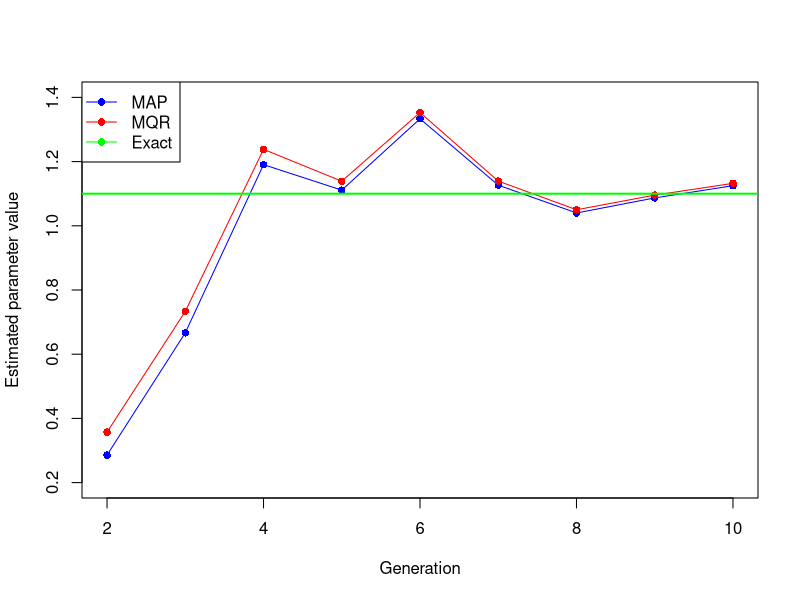
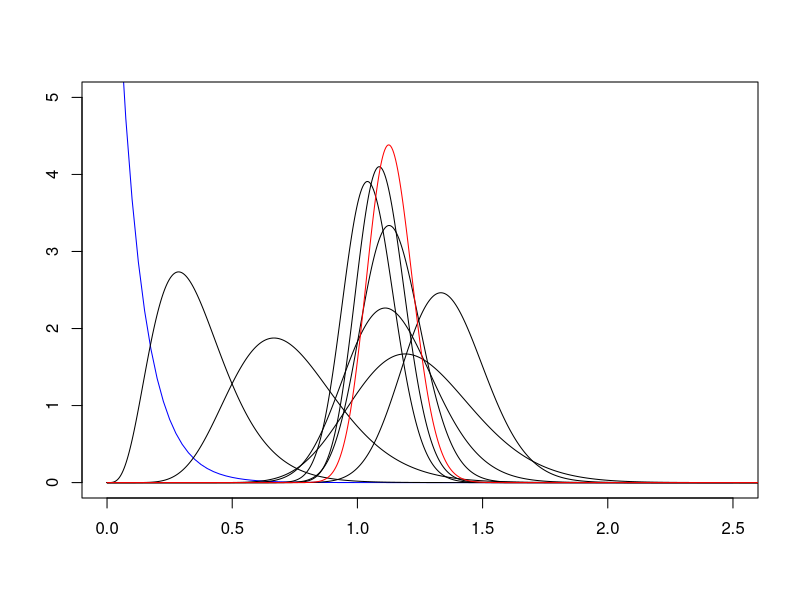
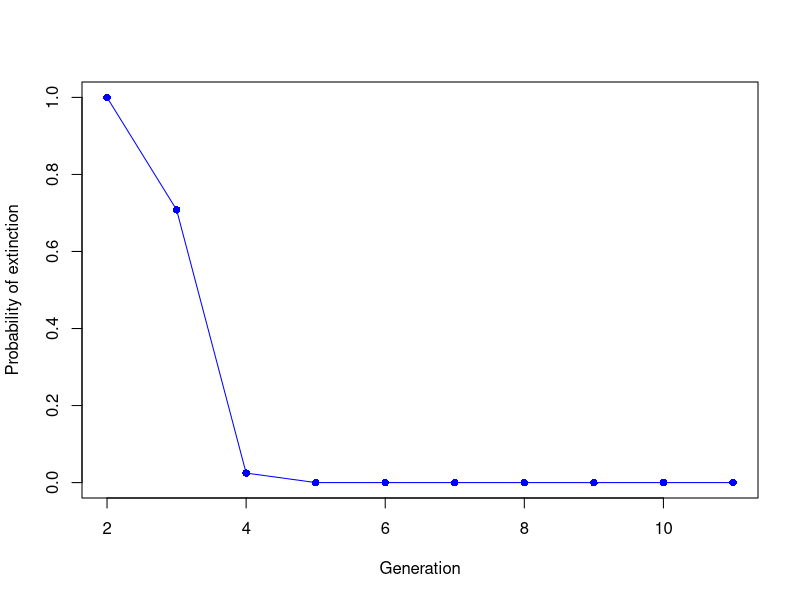
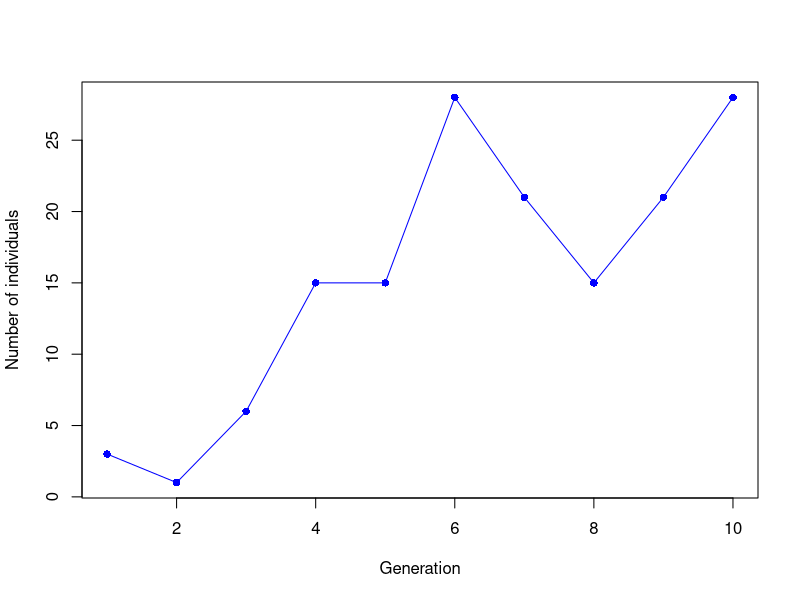
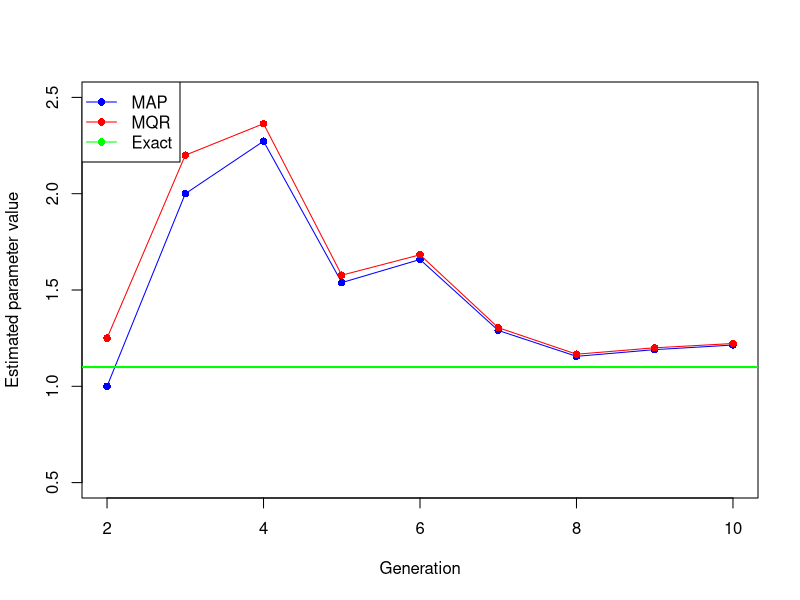
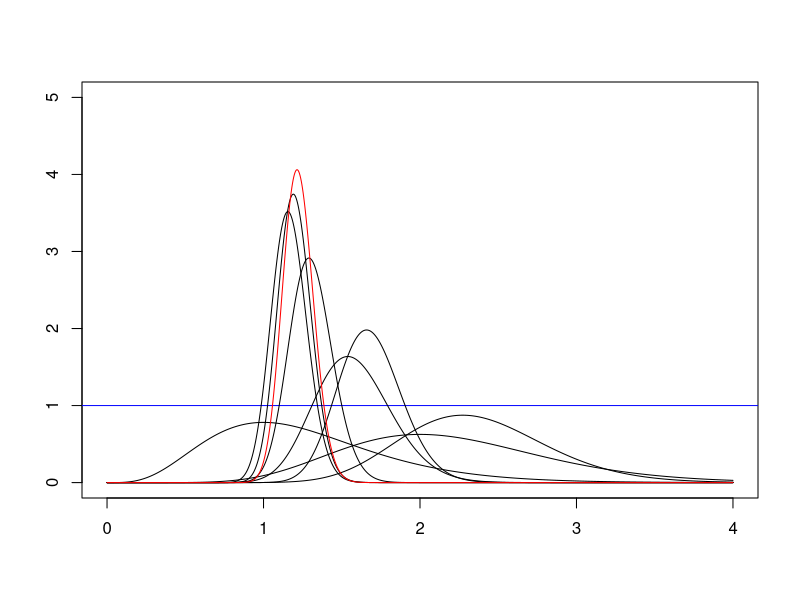
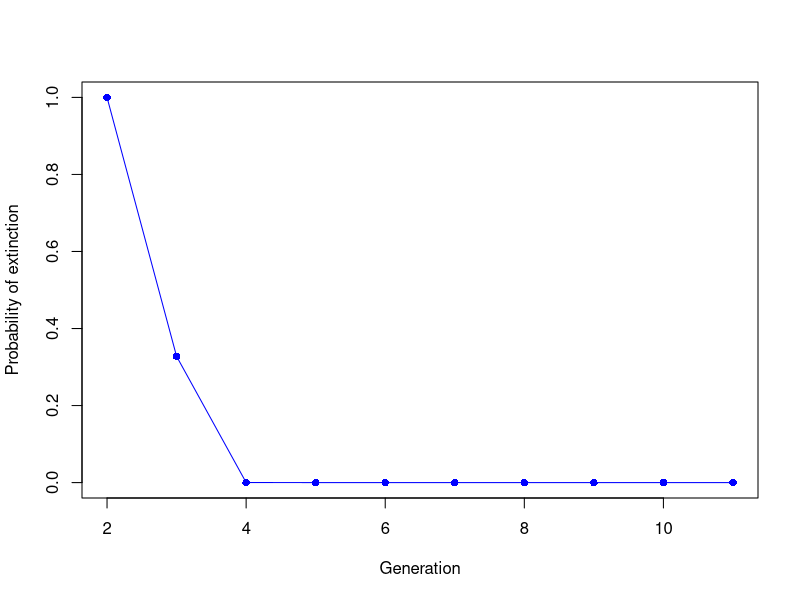
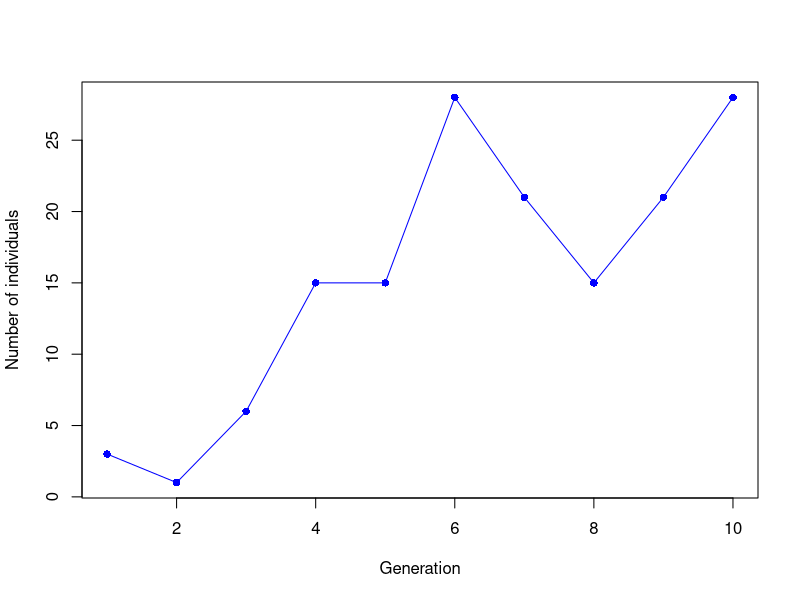

Here is the R script that generated these plots, in order:
####################################################################
# This script can be used to replicate the simulation study in the
# paper "Modeling Galton-Watson Processes Using Bayesian Networks"
####################################################################


# Simulation of a Galton-Watson tree
generate_gw_tree <- function(offspring_distribution = rpois, 
                             param = 1, 
                             max_generations = 10) {
  tree <- list()
  tree[[1]] <- list(id = 1, parent = 0)  # Root
  generations = list()
  id_current <- 2
  current_generation <- list(1)  # IDs of the current generation
  
  for (gen in 1:max_generations) {
    new_generation <- list()
    for (id_parent in current_generation) {
      n_children <- offspring_distribution(1, param)  # Number of children
      if (n_children > 0) {
        for (i in 1:n_children) {
          tree[[id_current]] <- list(id = id_current, parent = id_parent)
          new_generation <- c(new_generation, id_current)
          id_current <- id_current + 1
        }
      }
    }
    if (length(new_generation) == 0) break  # Extinction
    current_generation <- new_generation
    generations[[gen]] = new_generation
  }
  
  # Use this line to return the generations
  return(generations)
}



#
# This function generates a sample of size n of values of Z
# with a given offspring distribution
#
generate_sample = function(n,off_dist,param_value) {
  z = 0
  
  while (length(z) < 2) {
    tree = generate_gw_tree(offspring_distribution = off_dist, param = param_value, max_generations = n)
    for (i in 1:length(tree)) {
      if (length(tree) > 0) {
        z[i] = sum(1:length(tree[[i]]))
      }
    }
    
    # Note that the size of z can be lower than n if the extinction occurred before n
    # generations
  }
  
  # Now we have to complete vector z with 0's
  l = length(z)
  if (l<n) {
    for (i in (l+1):n) {
      z[[i]] = 0
    }
  }
  return(z)
}



# MODEL 1
# Number of children, Poisson, with Gamma prior
# Generate a sample Z_1,...,Z_n corresponding to the number of individuals in a 
# randomly generated GW tree with n generations

# Number of generations to simulate
k = 10

# Generate the sample of X in each generation
set.seed(2)
offspring_parameter = 1.1
z_large = generate_sample(k,rpois,offspring_parameter)

n=10
z = z_large[1:n]

# Parameters of the prior distribution (gamma)
alpha = 1
beta = 10

z0 = 1

#
# Computation of the posterior distribution.
# The parameters of the posterior, after each generation,
# are stored in arrays new_alpha and new_beta
#
new_alpha = alpha + z[1]
new_beta = beta + z0

# Parameters of the posterior distribution
for (i in 2:length(z)) {
  new_alpha[i] = new_alpha[i-1] +z[i] 
  new_beta[i] = new_beta[i-1] +z[i-1]
}

MCR_estimate = new_alpha / new_beta
MAP_estimate = (new_alpha-1) / new_beta

#
# Plot of the lambda estimates
#

plot(2:10,MAP_estimate[2:10],
     ylim=c(0.2,1.4),
     type = "o",           
     col = "blue",        
     pch = 16,             
     xlab = "Generation",       
     ylab = "Estimated parameter value",       
     main = ""   
)

lines(2:10,MCR_estimate[2:10], type = "o", col = "red", pch = 16)

abline(h = 1.1, col = "green", lwd = 2, lty = 1)
legend("topleft",                               
       legend = c("MAP", "MQR","Exact"),        
       col = c("blue", "red","green"),                
       lty = 1,                               
       pch = 16)      


#
# Plot of the evolution of the posterior distribution of lambda.
# The prior is in blue, the intermediate posteriors in black, and the
# final posterior in red.
#
curve(dgamma(x,alpha,beta),0,2.5,ylim=c(0,5),col="blue",xlab="",ylab="")

for (i in 2:(length(z)-1)) {
  curve(dgamma(x,new_alpha[i],new_beta[i]),0,4,add=T,n=1000)
}
curve(dgamma(x,new_alpha[length(z)],new_beta[length(z)]),0,4,add=T,n=1000,col="red")

# Probability of extinction at generation N
extinction_probability_poisson_model_1 = function(N,z0,z,alpha,beta) {
  A = beta + z0 + sum(z[1:(N-2)])
  B = alpha + sum(z[1:(N-1)])
  C = beta + z0 + sum(z[1:(N-1)])
  ext_prob = (A / C)^B
  return(ext_prob)
}

ep = 1
for (j in 2:(n+1)) {
  ep[j] = extinction_probability_poisson_model_1(j,z0,z,alpha,beta)
  cat('Prob. of extinction at generation ',j,' : ',ep[j],'\n')
}

# Evolution of the extinction probability
plot(2:11,ep[2:11],
     type = "o",           
     col = "blue",        
     pch = 16,             
     xlab = "Generation",       
     ylab = "Probability of extinction",       
     main = ""   
)

# Evolution of the number of individuals
plot(1:10,z[1:10],
     type = "o",           
     col = "blue",        
     pch = 16,             
     xlab = "Generation",       
     ylab = "Number of individuals",       
     main = ""   
)


##
# Number of children, Poisson, with IMPROPER prior
##

# Number of generations to simulate
k = 10

# Generate the sample of X in each generation
set.seed(2)
offspring_parameter = 1.1
z_large = generate_sample(k,rpois,offspring_parameter)

n=10
z = z_large[1:n]

# Parameters of the prior distribution (gamma). 
# It corresponds to an improper prior
alpha = 1
beta = 0

z0 = 1

#
# Computation of the posterior distribution.
# The parameters of the posterior, after each generation,
# are stored in arrays new_alpha and new_beta
#
new_alpha = alpha + z[1]
new_beta = beta + z0

# Parameters of the posterior distribution
for (i in 2:length(z)) {
  new_alpha[i] = new_alpha[i-1] +z[i] 
  new_beta[i] = new_beta[i-1] +z[i-1]
}

MCR_estimate = new_alpha / new_beta
MAP_estimate = (new_alpha-1) / new_beta

#
# Plot of the lambda estimates
#

plot(2:10,MAP_estimate[2:10],
     ylim=c(0.5,2.5),
     type = "o",           
     col = "blue",        
     pch = 16,             
     xlab = "Generation",       
     ylab = "Estimated parameter value",       
     main = ""   
)

lines(2:10,MCR_estimate[2:10], type = "o", col = "red", pch = 16)

abline(h = 1.1, col = "green", lwd = 2, lty = 1)
legend("topleft",                               
       legend = c("MAP", "MQR","Exact"),        
       col = c("blue", "red","green"),                
       lty = 1,                               
       pch = 16)      


#
# Plot of the evolution of the posterior distribution for lambda.
# The prior is in blue, the intermediate posteriors in black, and the
# final posterior in red.
#
curve(dgamma(x,alpha,beta),0,4,ylim=c(0,5),col="white",xlab="",ylab="")
abline(h = 1, col = "blue", lwd = 1, lty = 1)
for (i in 2:(length(z)-1)) {
  curve(dgamma(x,new_alpha[i],new_beta[i]),0,4,add=T,n=1000)
}
curve(dgamma(x,new_alpha[length(z)],new_beta[length(z)]),0,4,add=T,n=1000,col="red")

# Probability of extinction at generation N
extinction_probability_poisson_model_1 = function(N,z0,z,alpha,beta) {
  A = beta + z0 + sum(z[1:(N-2)])
  B = alpha + sum(z[1:(N-1)])
  C = beta + z0 + sum(z[1:(N-1)])
  ext_prob = (A / C)^B
  return(ext_prob)
}

ep = 1
for (j in 2:(n+1)) {
  ep[j] = extinction_probability_poisson_model_1(j,z0,z,alpha,beta)
  cat('Prob. of extinction at generation ',j,' : ',ep[j],'\n')
}

# Evolution of the extinction probability
plot(2:11,ep[2:11],
     type = "o",           
     col = "blue",        
     pch = 16,             
     xlab = "Generation",       
     ylab = "Probability of extinction",       
     main = ""   
)


# Evolution of the number of individuals
plot(1:10,z[1:10],
     type = "o",           
     col = "blue",        
     pch = 16,             
     xlab = "Generation",       
     ylab = "Number of individuals",       
     main = ""   
)



## Model 1, geometric distribution, beta prior

# Generate a sample Z_1,...,Z_n corresponding to the number of individuals in a 
# randomly generated GW tree with n generations

k = 10

set.seed(2)
z_large = generate_sample(k,rgeom,0.49)

n = 10
z = z_large[1:n]


# Parameters of the prior distribution (beta)

alpha = 10
beta = 2


z0 = 1

new_alpha = alpha + z[1]
new_beta = beta + z0

# Parameters of the posterior distribution
for (i in 2:length(z)) {
  new_alpha[i] = new_alpha[i-1] +z[i] 
  new_beta[i] = new_beta[i-1] +z[i-1]
}


MCR_estimate_geometric = new_alpha / (new_alpha+new_beta)
MAP_estimate_geometric = (new_alpha-1) / (new_alpha+new_beta-2)

#
# Plot of the lambda estimates
#

plot(2:10,MAP_estimate_geometric[2:10],
     ylim=c(0,1),
     type = "o",           
     col = "blue",        
     pch = 16,             
     xlab = "Generation",       
     ylab = "Estimated parameter value",       
     main = ""   
)

lines(2:10,MCR_estimate_geometric[2:10], type = "o", col = "red", pch = 16)

abline(h = 0.49, col = "green", lwd = 2, lty = 1)
legend("topleft",                               
       legend = c("MAP", "MQR","Exact"),        
       col = c("blue", "red","green"),                
       lty = 1,                               
       pch = 16)      



#
# Plot of the evolution of the posterior distribution for theta.
# The prior is in blue, the intermediate posteriors in black, and the
# final posterior in red.
#
curve(dbeta(x,alpha,beta),0,1,ylim=c(0,18),col="blue",xlab="",ylab="")
for (i in 2:(length(z)-1)) {
  curve(dbeta(x,new_alpha[i],new_beta[i]),0,1,add=T,n=1000)
}
curve(dbeta(x,new_alpha[length(z)],new_beta[length(z)]),0,1,add=T,n=1000,col="red")


extinction_probability_geometric_simulated_model_1 = function(N,z0,z,alpha,beta) {
  sum_a = alpha + sum(z)
  sum_b = beta + sum(z[1:(N-1)]) + z0
  theta = (alpha - 1) / (alpha+beta - 2)
  if (N==1) {
    size=0
  } else {
    size = z[N-1]
  }
  ext_prob = dnbinom(0,size,theta)
  return(ext_prob)
}

ep = 1
for (j in 2:(n+1)) {
  ep[j] = extinction_probability_geometric_simulated_model_1(j,z0,z,alpha,beta)
  cat('Prob. of extinction at generation ',j,' : ',ep[j],'\n')
}

# Evolution of the extinction probability
plot(2:11,ep[2:11],
     ylim=c(0,1),
     type = "o",           
     col = "blue",        
     pch = 16,             
     xlab = "Generation",       
     ylab = "Probability of extinction",       
     main = ""   
)

# Evolution of the number of individuals
plot(1:10,z[1:10],
     type = "o",           
     col = "blue",        
     pch = 16,             
     xlab = "Generation",       
     ylab = "Number of individuals",       
     main = ""   
)



################################################
# MODEL 2 (Poisson with evolving parameter)
################################################

# Number of generations to simulate
k = 10

# Generate the sample of X in each generation
set.seed(2)
offspring_parameter = 1.1
z_large = generate_sample(k,rpois,offspring_parameter)

n=10
z = z_large[1:n]

# Parameters of the prior distribution (gamma)
alpha = 1
beta = 10

z0 = 1

#
# Computation of the posterior distribution.
# The parameters of the posterior, after each generation,
# are stored in arrays new_alpha and new_beta
#
new_alpha = alpha + z[1]
new_beta = beta + z0

# Parameters of the posterior distribution
for (i in 2:length(z)) {
  estimated_lambda = (new_alpha[i-1]-1) / new_beta[i-1]
  new_alpha[i] = 2 * estimated_lambda +z[i] 
  new_beta[i] = new_beta[i-1] + 2
}


MCR_estimate = new_alpha / new_beta
MAP_estimate = (new_alpha-1) / new_beta

#
# Plot of the lambda estimates
#

plot(2:10,MAP_estimate[2:10],
     ylim=c(0,1.4),
     type = "o",           
     col = "blue",        
     pch = 16,             
     xlab = "Generation",       
     ylab = "Estimated parameter value",       
     main = ""   
)

lines(2:10,MCR_estimate[2:10], type = "o", col = "red", pch = 16)

abline(h = 1.1, col = "green", lwd = 2, lty = 1)
legend("topleft",                               
       legend = c("MAP", "MQR","Exact"),        
       col = c("blue", "red","green"),                
       lty = 1,                               
       pch = 16)      



#
# Plot of the evolution of the posterior distribution for lambda.
# The prior is in blue, the intermediate posteriors in black, and the
# final posterior in red.
#
curve(dgamma(x,alpha,beta),0,2.5,ylim=c(0,7),col="blue",xlab="",ylab="")

for (i in 2:(length(z)-1)) {
  curve(dgamma(x,new_alpha[i],new_beta[i]),0,4,add=T,n=1000)
}
curve(dgamma(x,new_alpha[length(z)],new_beta[length(z)]),0,4,add=T,n=1000,col="red")

# Probability of extinction at generation N
extinction_probability_poisson_model_2 = function(z_value,est_lambda) {
  ext_prob = dpois(0,z_value*est_lambda)
  return(ext_prob)
}

ep = 1
for (j in 2:(n)) {
  ep[j] = extinction_probability_poisson_model_2(z[j-1],MAP_estimate[j])
  cat('Prob. of extinction at generation ',j,' : ',ep[j],'\n')
}

# Evolution of the extinction probability
plot(1:10,ep[1:10],
     type = "o",           
     col = "blue",        
     pch = 16,             
     xlab = "Generation",       
     ylab = "Probability of extinction",       
     main = ""   
)


# Evolution of the number of individuals
plot(1:10,z[1:10],
     type = "o",           
     col = "blue",        
     pch = 16,             
     xlab = "Generation",       
     ylab = "Number of individuals",       
     main = ""   
)



#######################
# Model 2 with sampling with different lambdas
#######################


z0 = 1
set.seed(20)
lambdas = c(5,0.97,1.15,1,1.05,0.95,0.93,1.12,1.15,1.1)
z=0
z[1] = rpois(1,lambdas[1]*z0)
for (i in 2:10) {
  z[i] = rpois(1,lambdas[i]*z[i-1])
}

# Parameters of the prior distribution (gamma)
alpha = 1
beta = 10

z0 = 1

#
# Computation of the posterior distribution.
# The parameters of the posterior, after each generation,
# are stored in arrays new_alpha and new_beta
#
new_alpha = alpha + z[1]
new_beta = beta + z0

# Parameters of the posterior distribution
for (i in 2:length(z)) {
  estimated_lambda = (new_alpha[i-1]-1) / new_beta[i-1]
  new_alpha[i] = 2 * estimated_lambda +z[i] 
  new_beta[i] = new_beta[i-1] + 2
}


MCR_estimate = new_alpha / new_beta
MAP_estimate = (new_alpha-1) / new_beta

#
# Plot of the lambda estimates
#

plot(2:10,MAP_estimate[2:10],
     ylim=c(0,1.4),
     type = "o",           
     col = "blue",        
     pch = 16,             
     xlab = "Generation",       
     ylab = "Estimated parameter value",       
     main = ""   
)

lines(2:10,MCR_estimate[2:10], type = "o", col = "red", pch = 16)

#abline(h = 1.1, col = "green", lwd = 2, lty = 1)

lines(2:10,lambdas[2:10], type = "o", col = "green", pch = 16)

legend("topleft",                               
       legend = c("MAP", "MQR","Exact"),        
       col = c("blue", "red","green"),                
       lty = 1,                               
       pch = 16)      



#
# Plot of the evolution of the posterior distribution for lambda.
# The prior is in blue, the intermediate posteriors in black, and the
# final posterior in red.
#
curve(dgamma(x,alpha,beta),0,2.5,ylim=c(0,4),col="blue",xlab="",ylab="")

for (i in 2:(length(z)-1)) {
  curve(dgamma(x,new_alpha[i],new_beta[i]),0,4,add=T,n=1000)
}
curve(dgamma(x,new_alpha[length(z)],new_beta[length(z)]),0,4,add=T,n=1000,col="red")

# Probability of extinction at generation N
extinction_probability_poisson_model_2 = function(z_value,est_lambda) {
  ext_prob = dpois(0,z_value*est_lambda)
  return(ext_prob)
}

ep = 1
for (j in 2:n) {
  ep[j] = extinction_probability_poisson_model_2(z[j-1],MAP_estimate[j])
  cat('Prob. of extinction at generation ',j,' : ',ep[j],'\n')
}

# Evolution of the extinction probability
plot(1:10,ep[1:10],
     type = "o",           
     col = "blue",        
     pch = 16,             
     xlab = "Generation",       
     ylab = "Probability of extinction",       
     main = ""   
)


# Evolution of the number of individuals
plot(1:10,z[1:10],
     type = "o",           
     col = "blue",        
     pch = 16,             
     xlab = "Generation",       
     ylab = "Number of individuals",       
     main = ""   
)
